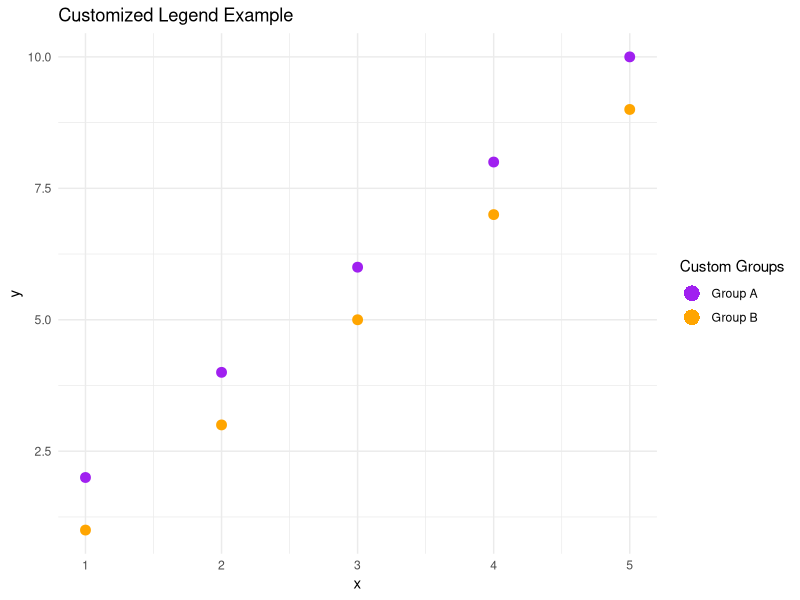

Write the R code that produced this figure.
#Create a customized legend using manual scales and guides in ggplot2.
library(ggplot2)
df <- data.frame(
  x = rep(1:5, 2),
  y = c(2, 4, 6, 8, 10, 1, 3, 5, 7, 9),
  group = rep(c("A", "B"), each = 5)
)
ggplot(df, aes(x = x, y = y, color = group)) +
  geom_point(size = 3) +
  scale_color_manual(
    values = c("A" = "purple", "B" = "orange"),
    labels = c("Group A", "Group B"),
    name = "Custom Groups"
  ) +
  guides(color = guide_legend(
    override.aes = list(size = 5, shape = 16) 
  )) +
  
  theme_minimal() +
  labs(title = "Customized Legend Example")
